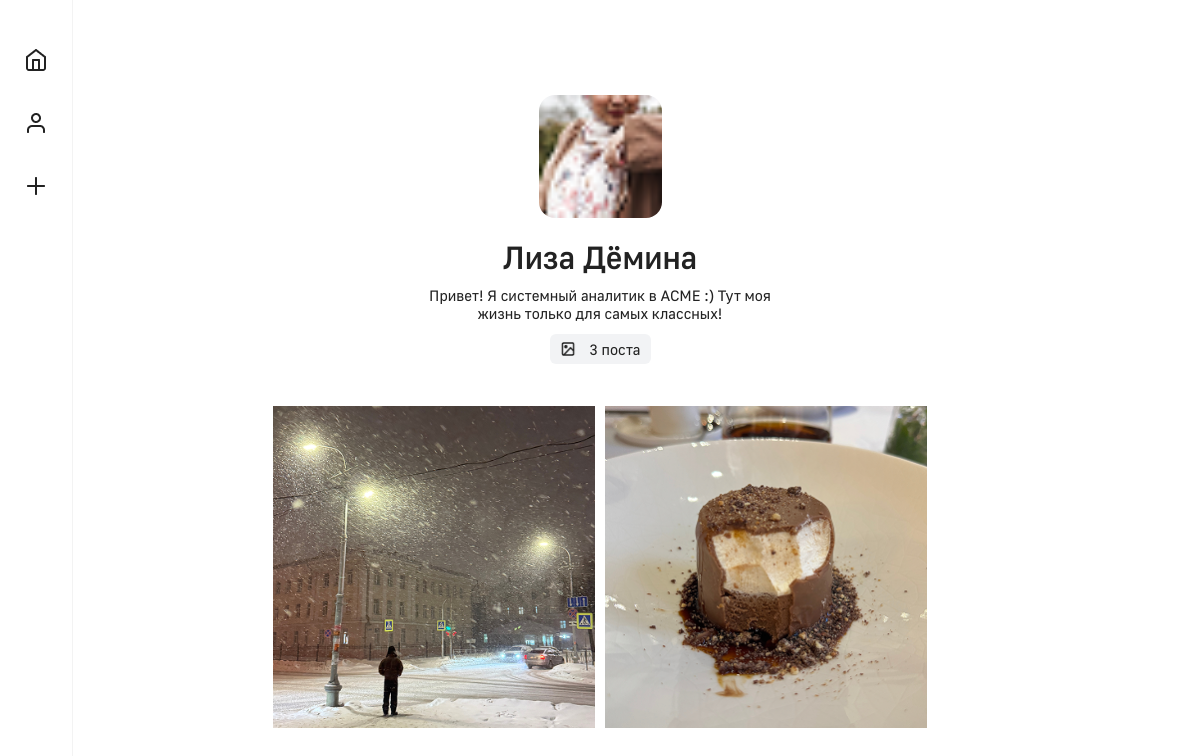
The app's page /profile.php?user_id=2 with its own data.
### tables this page shows
CREATE TABLE user (
    user_id INT AUTO_INCREMENT PRIMARY KEY NOT NULL,
    avatar VARCHAR(255),
    name VARCHAR(100) NOT NULL,
    about TEXT,
    count_posts INT DEFAULT 0
);

CREATE TABLE post (
    post_id INT AUTO_INCREMENT PRIMARY KEY,
    user_id INT NOT NULL,
    text TEXT NOT NULL,
    time TIMESTAMP DEFAULT CURRENT_TIMESTAMP,
    likes INT DEFAULT 0,
    FOREIGN KEY (user_id) REFERENCES user(user_id) ON DELETE CASCADE
);

CREATE TABLE post_images (
    image_id INT AUTO_INCREMENT PRIMARY KEY,
    post_id INT NOT NULL,
    image_url VARCHAR(255) NOT NULL,
    FOREIGN KEY (post_id) REFERENCES post(post_id) ON DELETE CASCADE
);

### post.php (called while the page is built, shortened)
<?php
    function findPostInDatabase(PDO $connection, int $postId): ?array {
        $query = <<<SQL
            SELECT
                *
            FROM post
            WHERE post_id = $postId
            SQL;
        $statement = $connection->query($query);
        $row = $statement->fetch(PDO::FETCH_ASSOC);
        return $row ?: null;
    }
    function findPostImagesByPostId(PDO $connection, int $postId): ?array {
        $query = <<<SQL
            SELECT
                image_url
            FROM post_images
            WHERE post_id = $postId
            SQL;
        $statement = $connection->query($query);
        $row = $statement->fetchAll(PDO::FETCH_ASSOC);
        return $row ?: null;
    }
    function findUserInDatabase(PDO $connection, int $userId): ?array {
        $query = <<<SQL
            SELECT
                *
            FROM user
            WHERE user_id = $userId
            SQL;
        $statement = $connection->query($query);
        $row = $statement->fetch(PDO::FETCH_ASSOC);
        return $row ?: null;
    }
    function findPostsByUserId(PDO $connection, int $userId): ?array {
        $query = <<<SQL
            SELECT
                post_id
            FROM post
            WHERE user_id = $userId
            SQL;
        $statement = $connection->query($query);
        $row = $statement->fetchAll(PDO::FETCH_COLUMN, 0);
        return $row ?: null;
    }
?>

### templates/profile.php (the view)
<div class="profilecontainer">
    <div class="profilecontainer__about profile-about">
        <img class="profile-about__ava" src="<?= htmlspecialchars($user['avatar']) ?>" alt="man" width="123">
        <div class="profile-about__info profile-info">
            <p class="profile-info__name"><?= htmlspecialchars($user['name']) ?></p>
            <p class="profile-info__main"><?= htmlspecialchars($user['about']) ?></p>
        </div>
        <div class="profile-about__post about-post" >
            <img class="about-post__img" src="/images/icons/image.png" alt="image" width="16">
            <p class="about-post__count"><?= htmlspecialchars($user['count_posts']) ?> поста</p>
        </div>
    </div>
    <div class="profilecontainer__posts profile-posts">
        <?php foreach ($filteredPosts as $postIndex => $post): ?>
            <?php  $post_images = findPostImagesByPostId($connection, $postIndex + 1);
            $firstImage = $post_images[0]['image_url'];?>
            <div class="profile-posts__item profile-post">
                <a href="/home?user_id=<?= $user['user_id'] ?>" class="profile-post__link">
                    <img class="profile-post__img" src="<?= htmlspecialchars($firstImage) ?>" alt="city" width="150">
                </a>
            </div>
        <?php endforeach; ?>
    </div>
</div>

### styles/main.css (style rules this page uses)
body { font-family: "Golos UI", sans-serif; font-weight: 400; color: #222222; }
* { padding: 0; margin: 0; }
p { margin-block: 0; margin-inline: 0; }

### styles/profile.css (style rules this page uses)
.profilecontainer { padding-top: 95px; display: flex; flex-direction: column; justify-content: center; align-items: center; width: 100%; }
.profilecontainer__about { display: flex; flex-direction: column; justify-content: center; align-items: center; margin-bottom: 42px; }
.profile-about__ava { width: 123px; border-radius: 16px; margin-bottom: 20px; }
.profile-about__info { text-align: center; }
.profile-info__name { font-weight: 500; font-size: 32px; margin-bottom: 10px; }
.profile-info__main { font-size: 15px; width: 361px; text-align: center; margin-bottom: 12px; line-height: 18px; }
.profile-about__post { display: flex; justify-content: space-between; align-items: center; width: 101px; height: 30px; background-color: #F2F3F5; border-radius: 6px; box-sizing: border-box; padding: 6px 10px; }
.about-post__img { width: 16px; }
.about-post__count { font-size: 15px; }
.profilecontainer__posts { display: flex; justify-content: center; align-items: center; flex-wrap: wrap; gap: 10px; max-width: 972px; }
.profile-posts__item { flex: 1 1 calc(33.333% - 20px); aspect-ratio: 1/1; position: relative; max-width: 322px; max-height: 322px; transition: transform 0.3s ease; }
.profile-post__img { max-width: 322px; max-height: 322px; width: 100%; height: 100%; object-fit: cover; display: block; }

### records on screen
user: avatar (picture), name "Лиза Дёмина", about "Привет! Я системный аналитик в ACME :) Тут моя жизнь только для самых классных!", count_posts "3"
post: post_images.image_url (picture)
post: post_images.image_url (picture)
